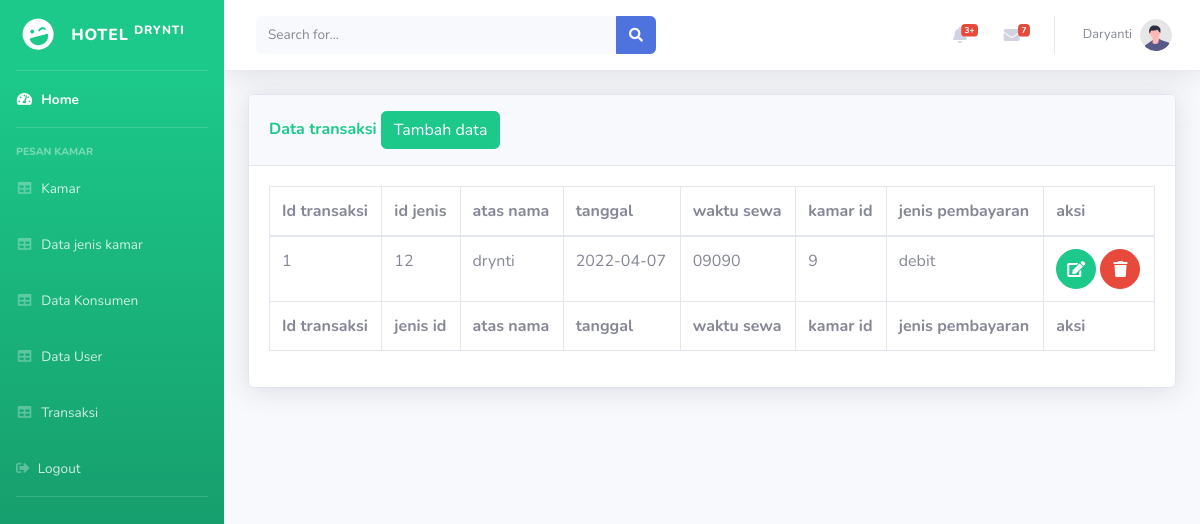
Page /index.php/data_transaksi on the committed database.
### tables this page shows
CREATE TABLE `tbl_transaksi` (
  `id_transaksi` int(11) NOT NULL,
  `jenis_id` int(11) NOT NULL,
  `atas_nama` varchar(100) NOT NULL,
  `tanggal` date NOT NULL,
  `waktu_sewa` varchar(100) NOT NULL,
  `kamar_id` int(11) NOT NULL,
  `jenis_pembayaran` enum('cash','debit') NOT NULL,
  `aksi` int(11) NOT NULL
);

### application/controllers/Data_transaksi.php (called while the page is built, shortened)
<?php
class Data_transaksi extends CI_Controller
{
    function index()
    {
     $data['tbl_transaksi']= $this->M_transaksi->SemuaData();
        $this->load->view('partial_admin/header');
        $this->load->view('partial_admin/sidebar');
        $this->load->view('partial_admin/topbar');
        $this->load->view('partial_admin//js');
        $this->load->view('content_admin/data_transaksi',$data);
        $this->load->view('partial_admin/footer');
    }
}

### index.php (called while the page is built, shortened)
<?php
require_once BASEPATH.'core/CodeIgniter.php';

### application/models/M_transaksi.php (called while the page is built, shortened)
<?php
class M_transaksi extends  CI_Model{
    function SemuaData(){
        return $this->db->get('tbl_transaksi')->result_array();
    }
}

### application/views/content_admin/Data_transaksi.php (the view, shortened to what this page needs)
<div class="container-fluid">
    <div class="card shadow mb-4">
        <div class="card-header py-3">
            <h6 class="m-0 font-weight-bold text-success">Data transaksi
                <a href="<?= base_url('index.php/data_transaksi/tambah_data'); ?>">
                    <button class="btn btn-success">Tambah data</button>
                </a>
        </div>
        <div class="card-body">
        <div class="table-responsive">
            <table  class="table table-bordered" id="datatable" width="100%" cellspacing="0">
                <thead>
                        <th>Id transaksi</th>
                        <th>id jenis</th>
                        <th>atas nama</th>
                        <th>tanggal</th>
                        <th>waktu sewa</th>
                        <th>kamar id</th>
                        <th>jenis pembayaran</th>
                        <th>aksi</th>
                </thead>
                <tfoot>
                    <tr>
                        <th>Id transaksi</th>
                        <th>jenis id </th>
                        <th>atas nama</th>
                        <th>tanggal</th>
                        <th>waktu sewa</th>
                        <th>kamar id</th>
                        <th>jenis pembayaran</th>
                        <th>aksi</th>
                    </tr>
                 </tfoot>
                 <tbody>
                     <?php
                    $no = 1;
                foreach ($tbl_transaksi as $tt) :
                    ?>
                    <tr>
                        <td><?php echo $no++; ?></td>
                        <td><?php echo $tt["jenis_id"] ?></td>
                        <td><?php echo $tt["atas_nama"] ?></td>
                        <td><?php echo $tt["tanggal"] ?></td>
                        <td><?php echo $tt["waktu_sewa"] ?></td>
                        <td><?php echo $tt["kamar_id"] ?></td>
                        <td><?php echo $tt["jenis_pembayaran"] ?></td>
                        <td>
                        <a href="<?= base_url('index.php/data_transaksi/update_data/') ?><?php echo $tt['id_transaksi'] ?>"class="btn btn-success btn-circle">
                                            <i class="fas fa-edit"></i>
                                    </a>
                                    <a href="<?= base_url('index.php/data_transaksi/hapus_data/') ?><?php echo $tt['id_transaksi'] ?>"class="btn btn-danger btn-circle">
                                            <i class="fas fa-trash"></i>
                                        </a>
                                    </td>
                                </tr>
                            <?php endforeach; ?>
                         </tbody>
                     </table>
                 </div>
            </div>
         </div>

### rows in the picture
tbl_transaksi: jenis "12", atas_nama "drynti", tanggal "2022-04-07", waktu_sewa "09090", kamar "9", jenis_pembayaran "debit"
